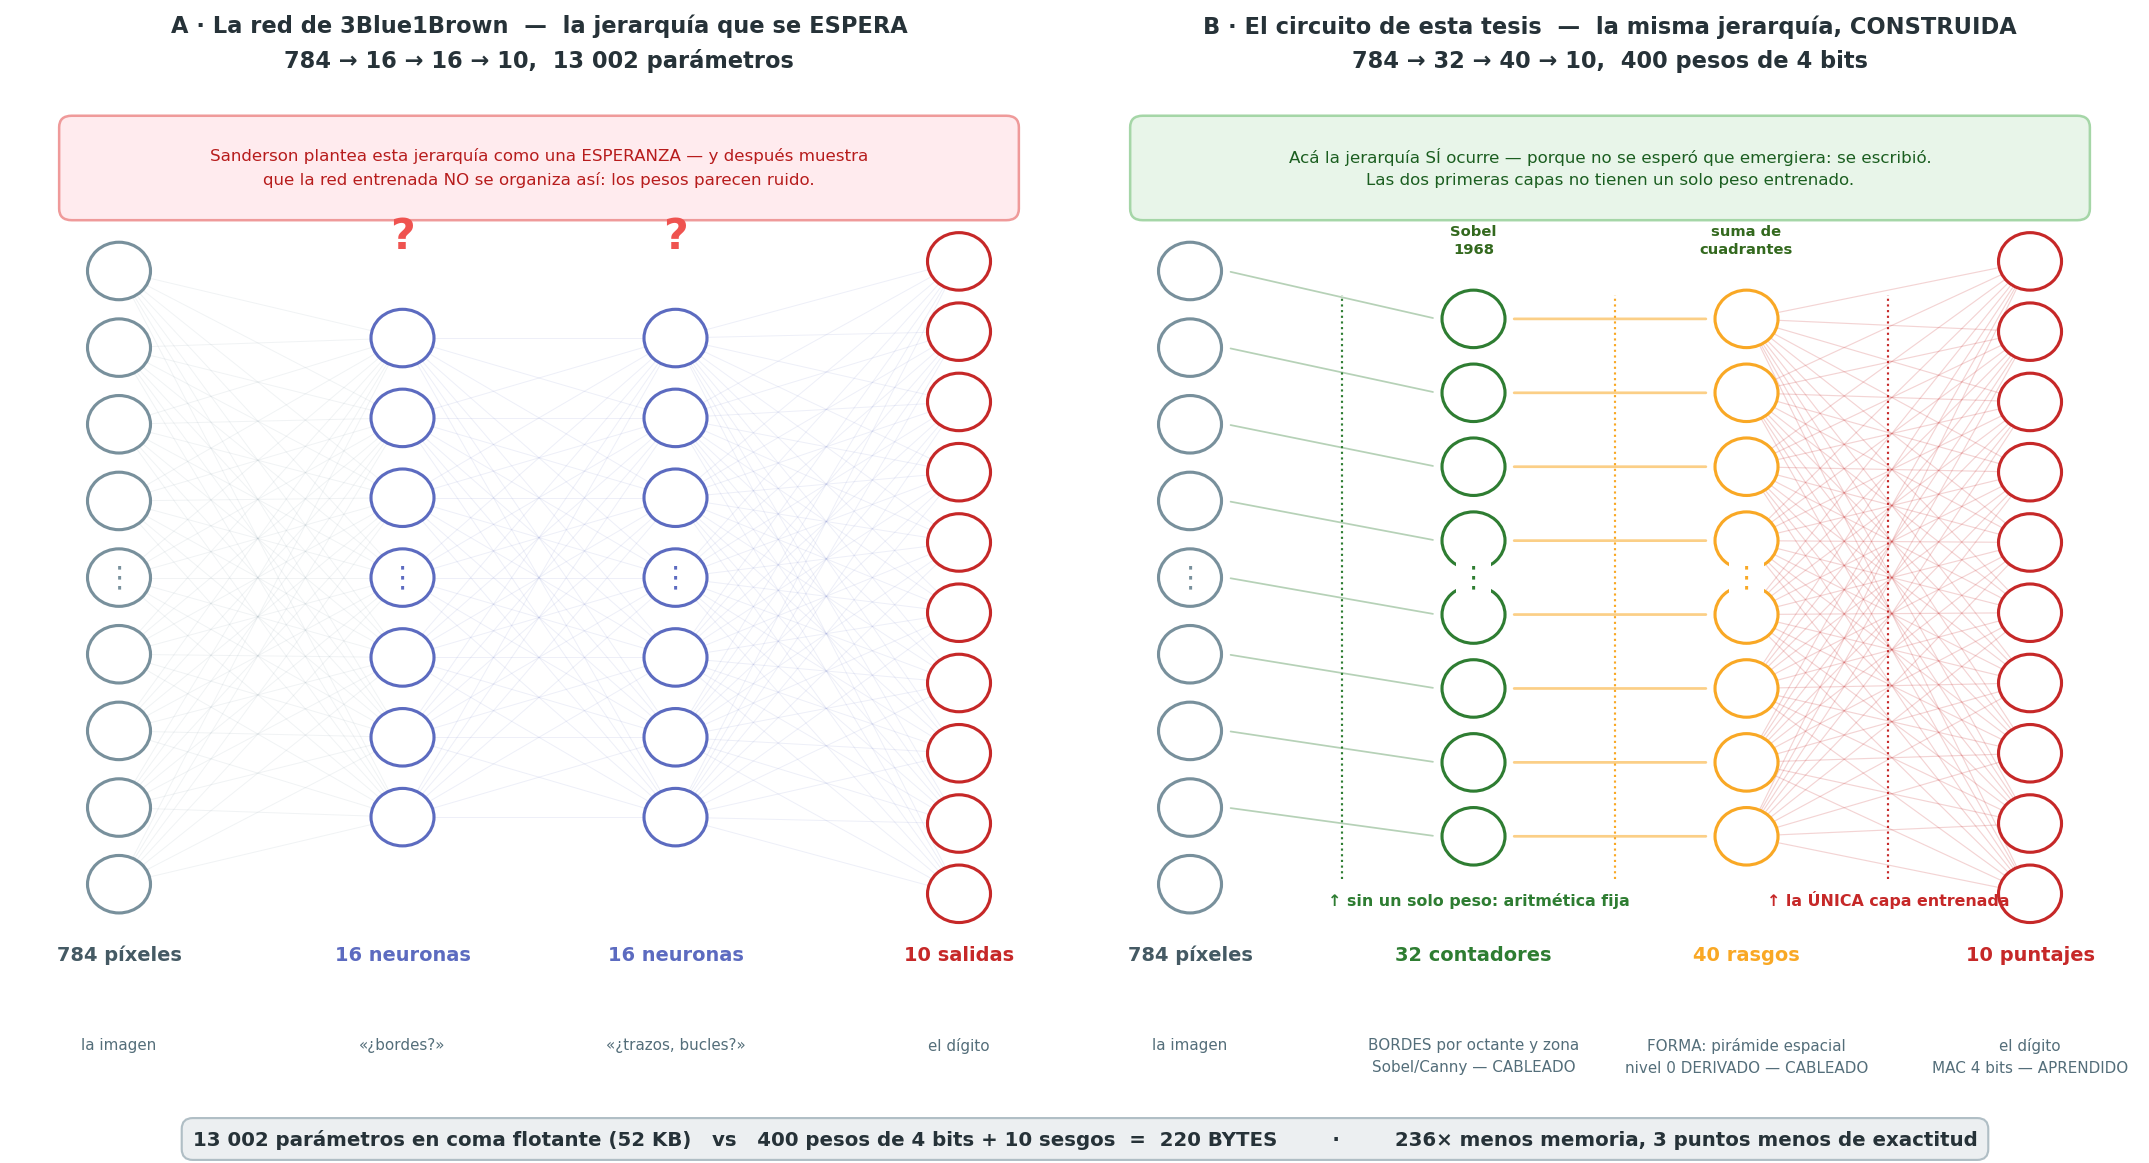

Here is the Python script that generated this plot:
# === Cuaderno 2 · figura 19: la jerarquia de 3Blue1Brown, esperada vs construida ===
import numpy as np, matplotlib.pyplot as plt
from matplotlib.patches import FancyBboxPatch

fig, axes = plt.subplots(1, 2, figsize=(15.6, 8.4))
GRIS="#cfd8dc"; TXT="#263238"; SUB="#546e7a"

def columna(ax, x, n, y0, y1, color, r=.030, puntos=True):
    ys = np.linspace(y1, y0, n)
    for yy in ys:
        ax.add_patch(plt.Circle((x, yy), r, fc="#fff", ec=color, lw=1.6, zorder=3))
    if puntos:
        ax.text(x, (y0+y1)/2, "⋮", ha="center", va="center", fontsize=15, color=color, zorder=4,
                bbox=dict(fc="#fff", ec="none", pad=1.5))
    return ys

def conectar(ax, xs, ys1, ys2, color, alpha=.13, lw=.5):
    for a in ys1:
        for b in ys2:
            ax.plot([xs[0], xs[1]], [a, b], color=color, alpha=alpha, lw=lw, zorder=1)

def etiqueta(ax, x, t, sub, color, y=.055):
    ax.text(x, y+.045, t, ha="center", fontsize=10.0, weight="bold", color=color)
    ax.text(x, y-.035, sub, ha="center", va="top", fontsize=7.8, color=SUB, linespacing=1.55)

# ══════════════ A · el MLP de 3Blue1Brown ══════════════
ax = axes[0]; ax.set_xlim(0, 1); ax.set_ylim(0, 1); ax.axis("off")
ax.set_title("A · La red de 3Blue1Brown  —  la jerarquía que se ESPERA\n"
             "784 → 16 → 16 → 10,  13 002 parámetros",
             fontsize=11.6, weight="bold", color=TXT, pad=16, linespacing=1.6)
X = [.10, .37, .63, .90]
c0 = columna(ax, X[0], 9, .18, .82, "#78909c")
c1 = columna(ax, X[1], 7, .25, .75, "#5c6bc0")
c2 = columna(ax, X[2], 7, .25, .75, "#5c6bc0")
c3 = columna(ax, X[3], 10, .17, .83, "#c62828", puntos=False)
conectar(ax, X[0:2], c0, c1, "#90a4ae"); conectar(ax, X[1:3], c1, c2, "#7986cb")
conectar(ax, X[2:4], c2, c3, "#7986cb")
etiqueta(ax, X[0], "784 píxeles", "la imagen", "#455a64")
etiqueta(ax, X[1], "16 neuronas", "«¿bordes?»", "#5c6bc0")
etiqueta(ax, X[2], "16 neuronas", "«¿trazos, bucles?»", "#5c6bc0")
etiqueta(ax, X[3], "10 salidas", "el dígito", "#c62828")
for x in (X[1], X[2]):
    ax.text(x, .843, "?", ha="center", fontsize=22, color="#ef5350", weight="bold")
ax.add_patch(FancyBboxPatch((.055, .885), .89, .085, boxstyle="round,pad=0.012",
             fc="#ffebee", ec="#ef9a9a", lw=1.3, zorder=0))
ax.text(.5, .928, "Sanderson plantea esta jerarquía como una ESPERANZA — y después muestra\n"
        "que la red entrenada NO se organiza así: los pesos parecen ruido.",
        ha="center", va="center", fontsize=8.6, color="#b71c1c", linespacing=1.6, zorder=2)

# ══════════════ B · el circuito de la tesis ══════════════
ax = axes[1]; ax.set_xlim(0, 1); ax.set_ylim(0, 1); ax.axis("off")
ax.set_title("B · El circuito de esta tesis  —  la misma jerarquía, CONSTRUIDA\n"
             "784 → 32 → 40 → 10,  400 pesos de 4 bits",
             fontsize=11.6, weight="bold", color=TXT, pad=16, linespacing=1.6)
c0 = columna(ax, X[0], 9, .18, .82, "#78909c")
c1 = columna(ax, X[1], 8, .23, .77, "#2e7d32")
c2 = columna(ax, X[2], 8, .23, .77, "#f9a825")
c3 = columna(ax, X[3], 10, .17, .83, "#c62828", puntos=False)
# las dos primeras flechas NO son pesos: son operadores fijos
for a, b in zip(c0[:8], c1):
    ax.annotate("", xy=(X[1]-.035, b), xytext=(X[0]+.035, a),
                arrowprops=dict(arrowstyle="-", color="#2e7d32", lw=.9, alpha=.35))
for a, b in zip(c1, c2):
    ax.annotate("", xy=(X[2]-.035, b), xytext=(X[1]+.035, a),
                arrowprops=dict(arrowstyle="-", color="#f9a825", lw=1.4, alpha=.55))
conectar(ax, X[2:4], c2, c3, "#c62828", alpha=.20, lw=.6)
etiqueta(ax, X[0], "784 píxeles", "la imagen", "#455a64")
etiqueta(ax, X[1], "32 contadores", "BORDES por octante y zona\nSobel/Canny — CABLEADO", "#2e7d32")
etiqueta(ax, X[2], "40 rasgos", "FORMA: pirámide espacial\nnivel 0 DERIVADO — CABLEADO", "#f9a825")
etiqueta(ax, X[3], "10 puntajes", "el dígito\nMAC 4 bits — APRENDIDO", "#c62828")
for x, t in ((X[1], "Sobel\n1968"), (X[2], "suma de\ncuadrantes")):
    ax.text(x, .838, t, ha="center", fontsize=7.6, color="#33691e", weight="bold", linespacing=1.4)
ax.add_patch(FancyBboxPatch((.055, .885), .89, .085, boxstyle="round,pad=0.012",
             fc="#e8f5e9", ec="#a5d6a7", lw=1.3, zorder=0))
ax.text(.5, .928, "Acá la jerarquía SÍ ocurre — porque no se esperó que emergiera: se escribió.\n"
        "Las dos primeras capas no tienen un solo peso entrenado.",
        ha="center", va="center", fontsize=8.6, color="#1b5e20", linespacing=1.6, zorder=2)
for xl, cl in ((.245, "#2e7d32"), (.505, "#f9a825"), (.765, "#c62828")):
    ax.plot([xl, xl], [.185, .795], color=cl, lw=1.1, ls=":")
ax.text(.765, .158, "↑ la ÚNICA capa entrenada", ha="center", fontsize=8.2, color="#c62828",
        weight="bold")
ax.text(.375, .158, "↑ sin un solo peso: aritmética fija", ha="center", fontsize=8.2,
        color="#2e7d32", weight="bold")

fig.text(.5, .022, "13 002 parámetros en coma flotante (52 KB)   vs   400 pesos de 4 bits "
         "+ 10 sesgos  =  220 BYTES        ·        236× menos memoria, 3 puntos menos de exactitud",
         ha="center", fontsize=10.2, color=TXT, weight="bold",
         bbox=dict(fc="#eceff1", ec="#b0bec5", lw=1.1, boxstyle="round,pad=0.55"))
plt.tight_layout(rect=[0, .065, 1, 1])
plt.savefig("fig_jerarquia_3b1b.png", dpi=140, bbox_inches="tight")
print("ok  ·  MLP:", 784*16+16 + 16*16+16 + 16*10+10, "params")
